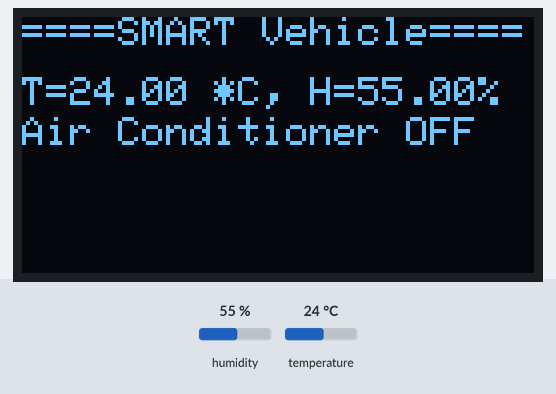
The sketch below on a simulated Arduino Uno, built for the host (arithmetic inside an expression is 32-bit, double 64-bit). On the bench: 128×64 one-colour display. The inputs (shaded band) are chosen by the test bench; at power-on: temperature 24 °C, humidity 55 %.

Above: at 1.3 s.
1.4 s: temperature set to 33 °C
At 3.1 s:
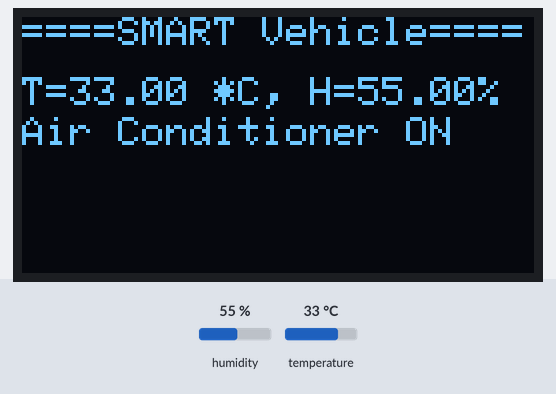
3.8 s: temperature set to 29.7 °C
At 5.8 s:
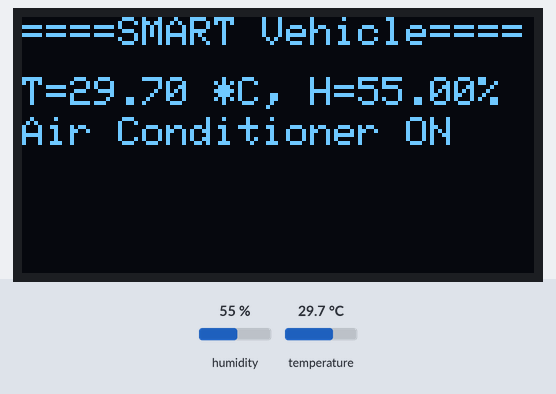
6.1 s: temperature set to 28.6 °C
At 7.9 s:
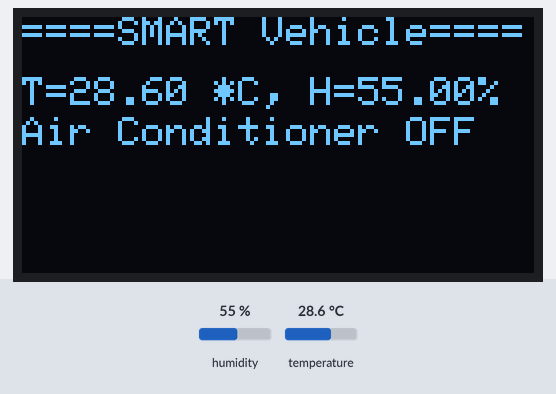
8.4 s: humidity set to 22 %
At 9.6 s:
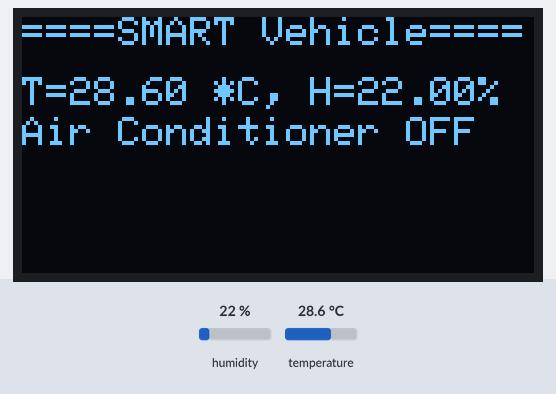
10.7 s: temperature set to 41 °C
At 11.3 s:
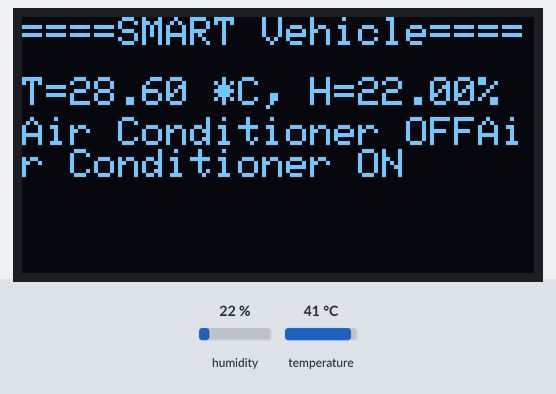
Timing chart, 0 to 13.7 s (numbered marks = the images above; inputs shaded):
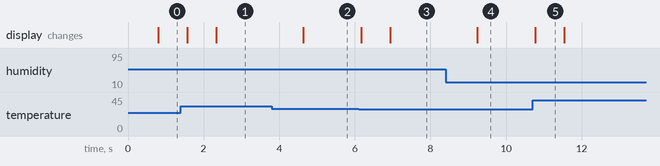

Measured:
- the behaviour switches between 29.1 and 29 °C on temperature (found by bisection; images 2 and 3)
- after the input at 1.4 s, the display: first changes after 0.16 s (image 1 shows a later state)
- after the input at 3.8 s, the display: changes after 0.83 s (image 2)
- after the input at 6.1 s, the display: first changes after 0.06 s (image 3 shows a later state)
- after the input at 8.4 s, the display: changes after 0.83 s (image 4)
- after the input at 10.7 s, the display: changes after 0.07 s (image 5)
- what the display in image 5 shows lasts 0.7 s, from 10.8 s to 11.5 s

The sketch:

DisplayTemp.ino
```cpp
#include <SPI.h>
#include <Wire.h>
#include <Adafruit_GFX.h>
#include <Adafruit_SH1106.h>
#include <AM2320.h>

#define OLED_RESET 4
Adafruit_SH1106 display(OLED_RESET);
AM2320 car_temp;

int motor1pin = 2;

void setup() {
 //Display Control
  display.begin(SH1106_SWITCHCAPVCC, 0x3C);
 //Temp Control
  car_temp.begin();
}

void loop() {
  // Display
  display.clearDisplay();
  display.setTextSize(1);
  display.setTextColor(WHITE);

  display.setCursor(0,0);
  display.print("====SMART Vehicle====");

  //Car Temparature
  if (car_temp.measure()) {
    display.setCursor(0,15);
    display.print("T=");
    display.print(temp('C'));
    display.print(" *C, H=");
    display.print(car_temp.getHumidity());
    display.println("%");
  }
  else {  // error has occurred
    int errorCode = car_temp.getErrorCode();
    switch (errorCode) {
      case 1: display.println("ERR:Sensor is offline"); break;
      case 2: display.println("ERR:CRC validation failed."); break;
    }
  }
  delay(500);

  /*Fan control by temperature*/

  display.setCursor(0,25);
  if(temp('C')<=29)
   {
    display.print("Air Conditioner OFF");
    digitalWrite(motor1pin, LOW);
   }
  if(temp('C')>29)
    {
     display.print("Air Conditioner ON");
     digitalWrite(motor1pin, HIGH);
    }
   display.display();
}

float temp(char T)
{
  if (car_temp.measure())
  {
    if(T =='F')
    {
      return car_temp.getTemperature()* 1.8 + 32;
    }
    else
    {
      return car_temp.getTemperature();// return CELSIUS
    }
  }
}
```
